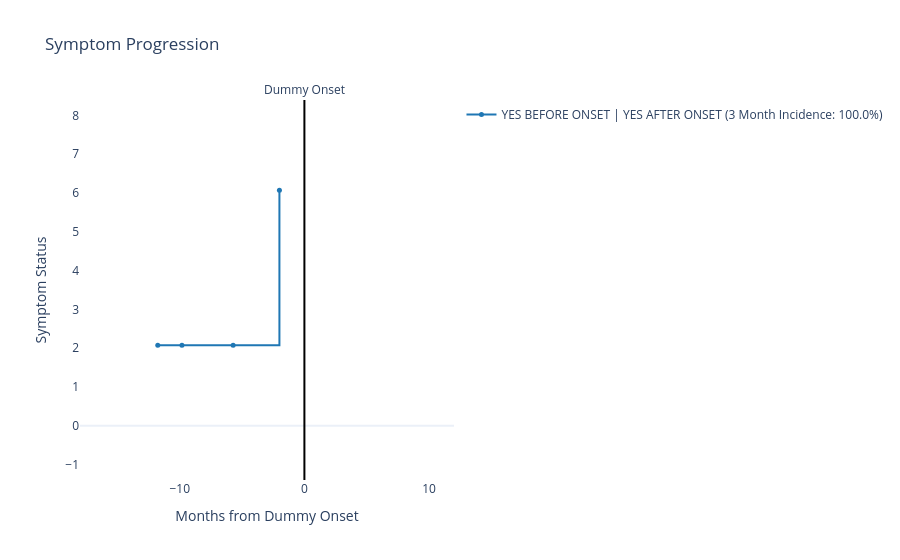

Notebook code for this chart:
### Code cell
from calvin_utils.plotting_utils.date_symptom_plot import SymptomProgressionPlotter
plotter = SymptomProgressionPlotter(
        json_path="/Users/rm026/Documents/code/ReviewPyper_testing/tests/custommapper_severity/json_evaluated/emr_strict_extraction_evaluations_2_mapped.json",  # must have symptoms for a patients response from review pyper
        onset_csv_path="/Users/rm026/Documents/code/ReviewPyper_testing/tests/custommapper_severity/master_list_2_w_dummy_onset.csv", # must have an onset date to register to
        symptoms=["Which of these most closely describes the patient's gait?"], # This is a list of the JSON keys to extract symptoms from
        output_dir="/Users/rm026/Documents/code/ReviewPyper_testing/tests/custommapper_severity/plots",    
        onset_col="dummy_onset",        # From the CSV, determines 'onset' to lock each patient's trace to
        drop_unknown=True,              # This removes 'unknown' from showing up on the plot
        unknown_value=-1,                # Value given to unknowns. Default is -1, but will probably be 0 for binary questions
        time_range=(-18,12), # Time window (in months) before and after onset to show 
        value_range=(-1,8), # Range of y-axis values to display
        transition_threshold_months=3,  # This deteremines within how many months from onset we consider the onset causing the symptom change        
        coerce_observation_threshold=0,
    )

plotter.run()
plotter.export_csv()

### Figure 1 — Plotly figure (JSON) as saved in the notebook; plotly's stock layout.template omitted (floating-point values rounded to 4 significant figures)
{"data": [{"customdata": [["00000017", "Which of these most closely describes the patient's gait? If the text does not mention walking or gait, or only mentions gait changes caused by pain or injury, respond \"-1\" -1: No information about the patient's gait provided. 0: Normal. 1: Almost normal naturally, but unable to walk with feet in tandem position. 2: Walking without support, but clearly abnormal and irregular. 3: Walking without support but with considerable staggering; difficulties in half turn. 4: Walking without support not possible; uses support of the wall for 10-meter test. 5: Walking possible only with one cane. 6: Walking possible only with two canes or with a stroller. 7: Walking possible only with one accompanying person. 8: Walking impossible with one accompanying person (2-person assist; wheelchair)", 2], ["00000017", "Which of these most closely describes the patient's gait? If the text does not mention walking or gait, or only mentions gait changes caused by pain or injury, respond \"-1\" -1: No information about the patient's gait provided. 0: Normal. 1: Almost normal naturally, but unable to walk with feet in tandem position. 2: Walking without support, but clearly abnormal and irregular. 3: Walking without support but with considerable staggering; difficulties in half turn. 4: Walking without support not possible; uses support of the wall for 10-meter test. 5: Walking possible only with one cane. 6: Walking possible only with two canes or with a stroller. 7: Walking possible only with one accompanying person. 8: Walking impossible with one accompanying person (2-person assist; wheelchair)", 2], ["00000017", "Which of these most closely describes the patient's gait? If the text does not mention walking or gait, or only mentions gait changes caused by pain or injury, respond \"-1\" -1: No information about the patient's gait provided. 0: Normal. 1: Almost normal naturally, but unable to walk with feet in tandem position. 2: Walking without support, but clearly abnormal and irregular. 3: Walking without support but with considerable staggering; difficulties in half turn. 4: Walking without support not possible; uses support of the wall for 10-meter test. 5: Walking possible only with one cane. 6: Walking possible only with two canes or with a stroller. 7: Walking possible only with one accompanying person. 8: Walking impossible with one accompanying person (2-person assist; wheelchair)", 2], ["00000017", "Which of these most closely describes the patient's gait? If the text does not mention walking or gait, or only mentions gait changes caused by pain or injury, respond \"-1\" -1: No information about the patient's gait provided. 0: Normal. 1: Almost normal naturally, but unable to walk with feet in tandem position. 2: Walking without support, but clearly abnormal and irregular. 3: Walking without support but with considerable staggering; difficulties in half turn. 4: Walking without support not possible; uses support of the wall for 10-meter test. 5: Walking possible only with one cane. 6: Walking possible only with two canes or with a stroller. 7: Walking possible only with one accompanying person. 8: Walking impossible with one accompanying person (2-person assist; wheelchair)", 6]], "hovertemplate": "MRN=%{customdata[0]}<br>Symptom=%{customdata[1]}<br>Months from onset=%{x:.2f}<br>State=%{customdata[2]}<br>Class=YES BEFORE ONSET | YES AFTER ONSET<extra></extra>", "legendgroup": "YES BEFORE ONSET | YES AFTER ONSET", "line": {"color": "#1f77b4", "shape": "hv"}, "marker": {"color": "#1f77b4", "size": 5}, "mode": "lines+markers", "name": "YES BEFORE ONSET | YES AFTER ONSET\n(3 Month Incidence: 100.0%)", "showlegend": true, "type": "scatter", "x": [-11.76, -9.823, -5.716, -2.004], "y": [2.075, 2.075, 2.075, 6.075]}], "layout": {"annotations": [{"showarrow": false, "text": "Dummy Onset", "x": 0, "xanchor": "center", "xref": "x", "y": 1, "yanchor": "bottom", "yref": "y domain"}], "hovermode": "closest", "legend": {"bgcolor": "rgba(255, 255, 255, 0.9)", "x": 1.02, "xanchor": "left", "xref": "paper", "y": 1, "yanchor": "top", "yref": "paper"}, "shapes": [{"line": {"color": "black", "width": 2}, "type": "line", "x0": 0, "x1": 0, "xref": "x", "y0": 0, "y1": 1, "yref": "y domain"}], "showlegend": true, "title": {"text": "Symptom Progression"}, "xaxis": {"range": [-18, 12], "showgrid": false, "title": {"text": "Months from Dummy Onset"}, "zeroline": false}, "yaxis": {"range": [-1.4, 8.4], "showgrid": false, "tickmode": "array", "tickvals": [-1, 0, 1, 2, 3, 4, 5, 6, 7, 8], "title": {"text": "Symptom Status"}}}}
